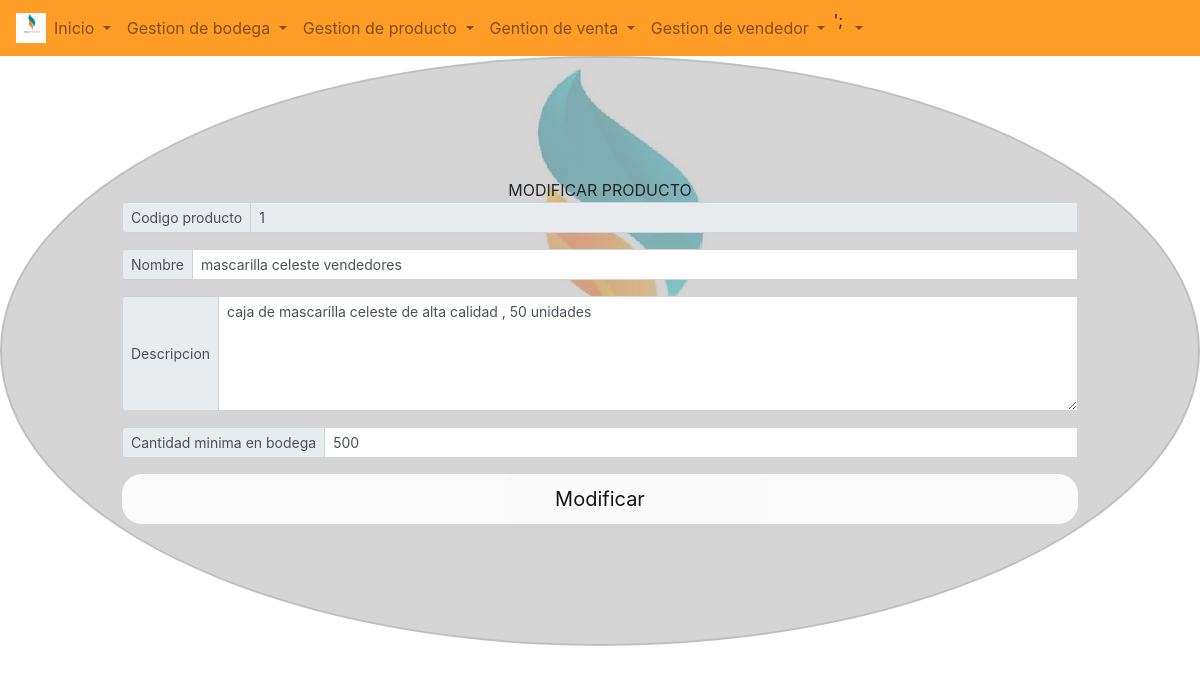
Page /form/form_modificar_pro.php?id_producto=1 on the committed database.
### tables this page shows
CREATE TABLE `producto` (
  `id_producto` int(2) NOT NULL,
  `nom_produc` longtext NOT NULL,
  `des_produc` varchar(100) NOT NULL,
  `valor_produc` double DEFAULT NULL,
  `costo_produc` double DEFAULT NULL,
  `valor_mayorista` double NOT NULL,
  `can_min_bod` int(10) NOT NULL,
  `id_estado` int(2) NOT NULL
);

### config/querys.php (called while the page is built, shortened)
 <?php
 function OptenerProducto2($id){
   $sql = "SELECT * FROM producto
   WHERE id_producto = $id";
   return $sql;
 }
?>

### form/form_modificar_pro.php (the view, shortened to what this page needs)
<?php
include_once  '../Config/querys.php';
include "cabecera.php";
include "maqueta.php";
$id_pro= $_GET['id_producto'];
$id_cone= conexion();
 $Mostrar= OptenerProducto2($id_pro);
$sql= mysqli_query($id_cone,$Mostrar);
$ejecuta = Mysqli_fetch_array($sql);
?>
<!DOCTYPE html>
<html lang="es">
<head>
<link rel="stylesheet" href="../css/estiloslogin.css"/>
</head>
<body>
<form method="POST" action="../program/program_modifica_pro.php" onsubmit="return ModificarProducto()" class="needs-validation" novalidate>
            <div>MODIFICAR PRODUCTO </div>
            <div class="input-group input-group-sm mb-3">
                <div class="input-group-prepend">
                  <span class="input-group-text" id="inputGroup-sizing-sm">Codigo producto</span>
                </div>
                <input type="text" class="form-control" name= "txt_id_pro" id="idpro" value ="<?php echo $ejecuta['id_producto'];?>" readonly maxlength="2" onkeypress="return soloNumeros(event)" aria-label="Sizing example input" aria-describedby="inputGroup-sizing-sm" required>
            </div>
            <div class="input-group input-group-sm mb-3">
                <div class="input-group-prepend">
                  <span class="input-group-text" id="inputGroup-sizing-sm">Nombre</span>
                </div>
                <input type="text" class="form-control" name= "txt_nom_produc" id="nombre" value="<?php echo $ejecuta['nom_produc'];?>" onkeypress="return soloLetras(event)" aria-label="Sizing example input" aria-describedby="inputGroup-sizing-sm" required>
            </div>
            <div class="input-group input-group-sm mb-3">
                <div class="input-group-prepend">
                  <span class="input-group-text" id="inputGroup-sizing-sm">Descripcion</span>
                </div>
                <textarea class="form-control" name= "txt_des_pro" id="descripcion"  rows="5" cols="48"  maxlength="100" aria-label="Sizing example input" aria-describedby="inputGroup-sizing-sm" required><?php echo $ejecuta['des_produc']; ?>  </textarea>
            </div>
            <div class="input-group input-group-sm mb-3">
                <div class="input-group-prepend">
                  <span class="input-group-text" id="inputGroup-sizing-sm">Cantidad minima en bodega</span>
                </div>
                <input type="text" class="form-control" name= "txt_valor_min" id="cantidadMin" maxlength="10" value="<?php echo $ejecuta['can_min_bod']; ?>" onkeypress="return soloNumeros(event)" aria-label="Sizing example input" aria-describedby="inputGroup-sizing-sm" required>
            </div>
<input class="boton" type="submit" value="Modificar" id="Grabar">
</form>
</body>
</html>

### css/estilosmaq.css (style rules this page uses)
body { background-repeat: no-repeat; background-image: url(../imagenes/logo.png); background-position: 50% -30%; overflow-x: hidden; }

### css/estiloslogin.css (style rules this page uses)
* { margin:0; padding:0; box-sizing:border-box; }
body { width: 100%; background:url(../imagenes/logo.png); background-repeat: no-repeat; background-position: center; }
form { border-radius:50%; margin-left: auto; margin-right: auto; width:100%; background:#c0c0c0a8; padding:10%; border:2px solid rgba(0,0,0,0.1); }
div { text-align:center; }
input { display:block; padding:10px; width:100%; margin-bottom:30px; font-size:20px; border:0; border-radius:100px; }
form .boton[type="submit"] { background-color:white; color:black; margin-bottom:0; border:0; opacity:0.9; cursor:pointer; border-radius:20px; margin-bottom:0; }

### rows in the picture
producto: txt_id_pro "1", txt_nom_produc "mascarilla celeste vendedores", txt_des_pro "caja de mascarilla celeste de alta calidad , 50 unidades", txt_valor_min "500"
